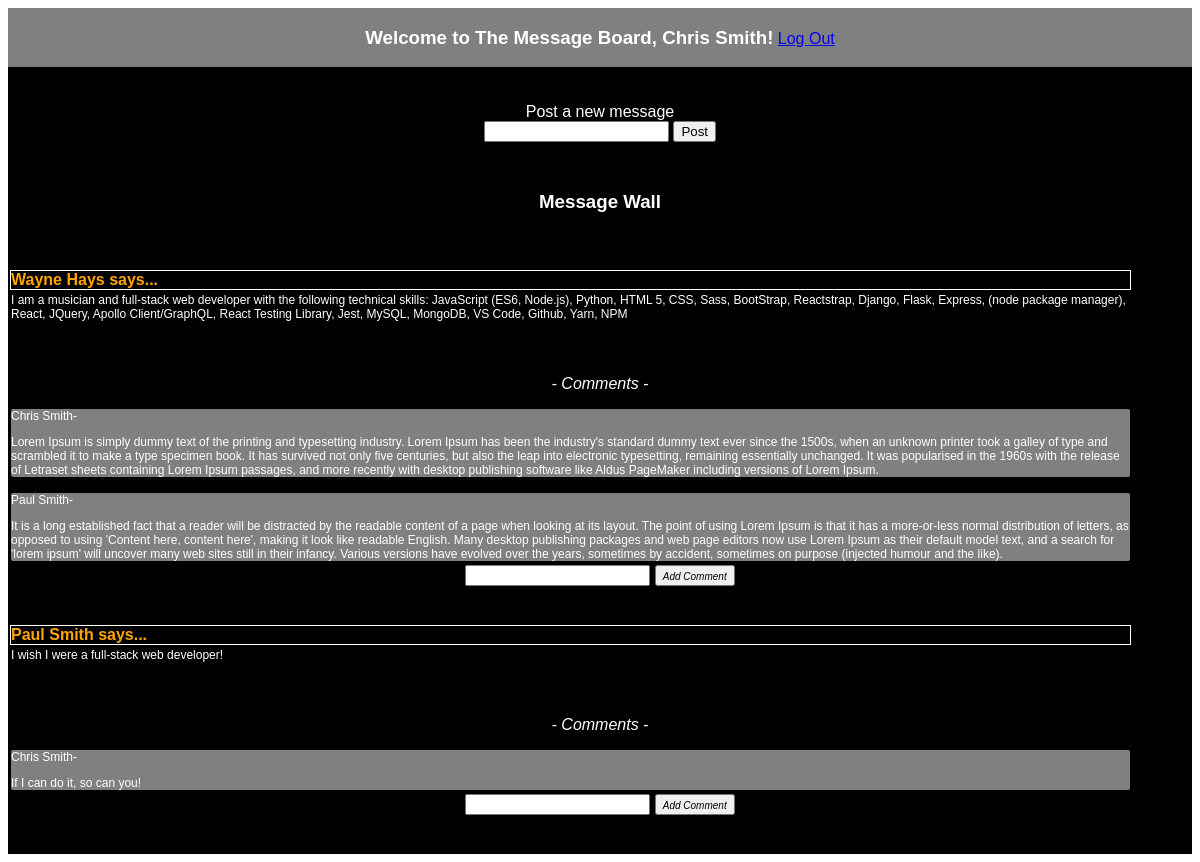
Page /wall (signed in) on the committed database.
### wall_app/models.py (models this page shows)
class User(models.Model):
    fname = models.CharField(max_length=10)
    lname = models.CharField(max_length=10)
    email = models.CharField(max_length=20)
    password = models.CharField(max_length=20)
    created_at = models.DateTimeField(auto_now_add=True)
    updated_at = models.DateTimeField(auto_now=True)
    objects = UserManager()

class Message(models.Model):
    message = models.TextField()
    user = models.ForeignKey(
        User, related_name='messages', on_delete=models.CASCADE)
    created_at = models.DateTimeField(auto_now_add=True)
    updated_at = models.DateTimeField(auto_now=True)

class Comment(models.Model):
    comment = models.TextField()
    user = models.ForeignKey(
        User, related_name='user_comments', on_delete=models.CASCADE)
    message = models.ForeignKey(
        Message, related_name='message_comments', on_delete=models.CASCADE)
    created_at = models.DateTimeField(auto_now_add=True)
    updated_at = models.DateTimeField(auto_now=True)

### wall_app/views.py (the view)
# urls.py: path('wall', views.wall),
def wall(request):
    if 'emails' not in request.session:
        return redirect("/")
    context = {
        'user': User.objects.get(email=request.session['emails']),
        'posted_msg': Message.objects.all(),
    }
    return render(request, "wall.html", context)

### wall_app/templates/wall.html (shortened to what this page needs)
<!DOCTYPE html>
<html lang="en">
  <head>
    {% load static %}
    <link rel="stylesheet" href="{% static 'css/style.css' %}" />
  </head>
  <body>
    <div class="wrapper">
      <div class="header">
        <div class="welcome">
          <h3>Welcome to The Message Board, {{user.fname}} {{user.lname}}!</h3>
        </div>
        <div class="logout">
          <a href="/logout">Log Out</a>
        </div>
      </div>
      <br />
      <br />
      <div class="post_msg">
        <form action="/post_new_msg" method="post">
          <label for="new_message"><a>Post a new message</a></label>
          <br />
          <input type="text" name="new_message" />
          <button type="submit">Post</button>
        </form>
      </div>
      <div class="msg_wall">
        <h3>Message Wall</h3>
        <br />
        <br />
        <div class="msg">
          <table>
            <tbody>
              {% for message in posted_msg %}
              <tr>
                <td>
                  <div class="msg_user">
                    <b>{{message.user.fname}} {{message.user.lname}} says...</b>
                  </div>
                </td>
              </tr>
              <tr>
                <td>
                  <div class="msg_body">
                    <a>{{message.message}}</a>
                  </div>
                  <br />
                  <br />
                  <br />
                  <i> - Comments - </i>
                </td>
              </tr>
              {% for comment in message.message_comments.all %}
              <tr>
                <td>
                  <div class="comments">
                    <p>
                      {{comment.user.fname}} {{comment.user.lname}}-
                    </p>
                    <a>{{comment.comment}}</a>
                  </div>
                </td>
              </tr>
              {% endfor %}
              <tr>
                <td>
                  <div class="post_comment">
                    <form action="/post_new_comment" method="post">
                      <input type="text" name="new_comment" />
                      <button type="submit">
                        <i style="font-size: 10px;">Add Comment</i>
                      </button>
                    </form>
                    <br />
                    <br />
                  </div>
                </td>
              </tr>
              {% endfor %}
            </tbody>
          </table>
        </div>
      </div>
    </div>
  </body>
</html>

### wall_app/static/css/style.css (style rules this page uses)
.wrapper { background-color: black; margin: auto; width: 100%; text-align: center; color: white; font-family: Arial, Helvetica, sans-serif; }
.header { background-color: grey; width: 100%; margin: auto; }
.welcome { left: 100%; display: inline-block; }
.logout { right: 100%; display: inline-block; }
.msg_wall { padding-top: 30px; width: 100%; margin: auto; }
.msg { background-color: black; width: 100%; margin: auto; }
.msg_user { color: orange; outline: 1px solid white; text-align: left; width: 95%; }
.msg_body { color: white; border-radius: 2px; text-align: left; font-size: 12px; width: 95%; height: auto; }
.comments { font-size: 12px; text-align: left; background-color: gray; border-radius: 2px; width: 95%; height: auto; }

### rows in the picture
User: fname "Chris", lname "Smith"
Message: user.fname "Wayne", user.lname "Hays", message "I am a musician and full-stack web developer with the following technical skills: JavaScript (ES6, Node.js), Python, HTML 5, CSS, Sass, BootStrap, Reactstrap, Django, Flask, Express, (node package manager), React, JQuery, Apollo Client/GraphQL, React Testing Library, Jest, MySQL, MongoDB, VS Code, Github, Yarn, NPM"
Comment: user.fname "Chris", user.lname "Smith", comment "Lorem Ipsum is simply dummy text of the printing and typesetting industry. Lorem Ipsum has been the industry's standard dummy text ever since the 1500s, when an unknown printer took a galley of type and scrambled it to make a type specimen book. It has survived not only five centuries, but also the leap into electronic typesetting, remaining essentially unchanged. It was popularised in the 1960s with the release of Letraset sheets containing Lorem Ipsum passages, and more recently with desktop publishing software like Aldus PageMaker including versions of Lorem Ipsum."
Comment: user.fname "Paul", user.lname "Smith", comment "It is a long established fact that a reader will be distracted by the readable content of a page when looking at its layout. The point of using Lorem Ipsum is that it has a more-or-less normal distribution of letters, as opposed to using 'Content here, content here', making it look like readable English. Many desktop publishing packages and web page editors now use Lorem Ipsum as their default model text, and a search for 'lorem ipsum' will uncover many web sites still in their infancy. Various versions have evolved over the years, sometimes by accident, sometimes on purpose (injected humour and the like)."
Message: user.fname "Paul", user.lname "Smith", message "I wish I were a full-stack web developer!"
Comment: user.fname "Chris", user.lname "Smith", comment "If I can do it, so can you!"
